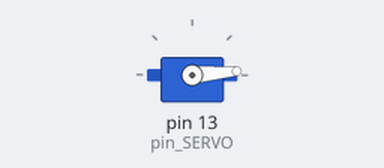
Bench run of a sketch on a simulated Arduino Uno, built with avr-gcc and run on an emulated ATmega328P. On the bench: servo.

Above: at 2.6 s.
At 20.1 s:
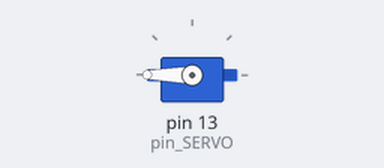
At 25.6 s:
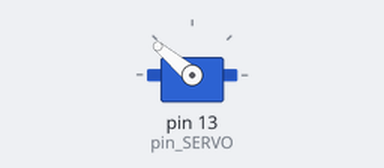
At 30.6 s:
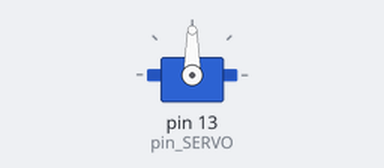
Timing chart, 0 to 40.0 s (numbered marks = the images above):
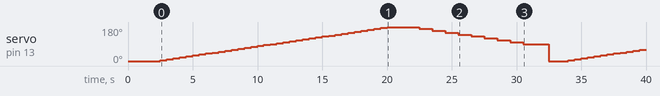

Measured:
- by itself, servo on pin 13 (pin_SERVO): 0° → 5° at 2.5 s, → 10° 0.50 s later, → 15° 0.50 s later, → 20° 0.50 s later, … (58 changes in this stretch)

The sketch:

Servo.ino
```cpp
#include <Servo.h>
int pin_SERVO = 13;
Servo SERVO;

void setup(){
  SERVO.attach(pin_SERVO);

  SERVO.write(0);
  delay(2000);
  }

void loop(){
  unsigned char angle;
  for(angle=0;angle<=180;angle+=5){
    SERVO.write(angle);
    delay(500);
    }
   delay(1000);
     for(angle=180;angle>=90;angle-=10){
    SERVO.write(angle);
    delay(1000);
   }
   delay(1000);
   SERVO.write(0);
   delay(1000);
  }
```
